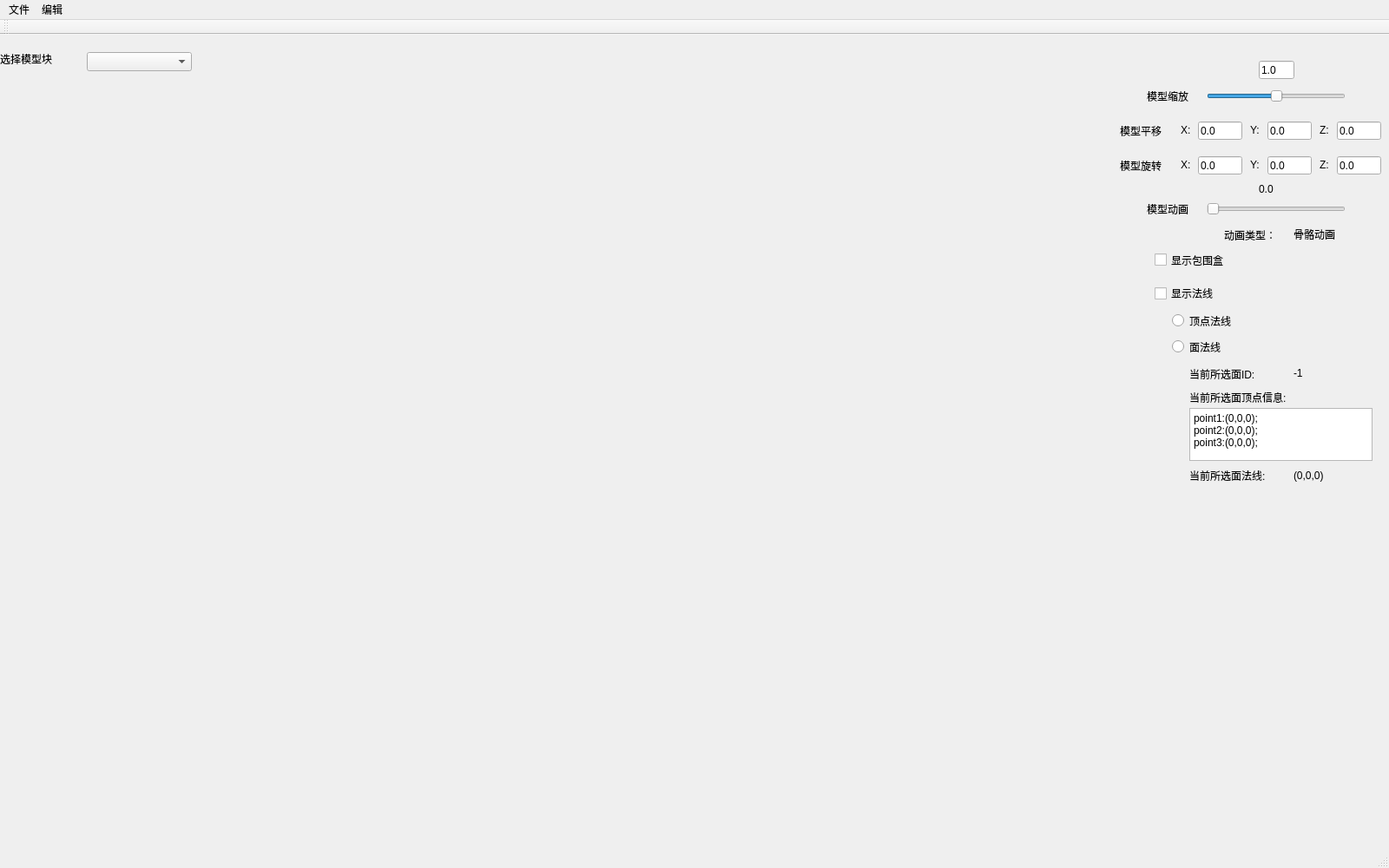
<?xml version="1.0" encoding="UTF-8"?>
<ui version="4.0">
 <class>EngineModelDesignClass</class>
 <widget class="QMainWindow" name="EngineModelDesignClass">
  <property name="geometry">
   <rect>
    <x>0</x>
    <y>0</y>
    <width>1600</width>
    <height>1000</height>
   </rect>
  </property>
  <property name="windowTitle">
   <string>EngineModelDesign</string>
  </property>
  <widget class="QWidget" name="centralWidget">
   <widget class="QComboBox" name="comboBox">
    <property name="geometry">
     <rect>
      <x>100</x>
      <y>20</y>
      <width>121</width>
      <height>22</height>
     </rect>
    </property>
   </widget>
   <widget class="QLabel" name="label">
    <property name="geometry">
     <rect>
      <x>0</x>
      <y>20</y>
      <width>91</width>
      <height>16</height>
     </rect>
    </property>
    <property name="text">
     <string>选择模型块</string>
    </property>
   </widget>
   <widget class="QSlider" name="model_scal">
    <property name="geometry">
     <rect>
      <x>1390</x>
      <y>60</y>
      <width>160</width>
      <height>22</height>
     </rect>
    </property>
    <property name="value">
     <number>50</number>
    </property>
    <property name="orientation">
     <enum>Qt::Horizontal</enum>
    </property>
   </widget>
   <widget class="QLabel" name="label_1">
    <property name="geometry">
     <rect>
      <x>1321</x>
      <y>60</y>
      <width>81</width>
      <height>21</height>
     </rect>
    </property>
    <property name="text">
     <string>模型缩放</string>
    </property>
   </widget>
   <widget class="QCheckBox" name="CheckIfBoundBox">
    <property name="geometry">
     <rect>
      <x>1330</x>
      <y>250</y>
      <width>101</width>
      <height>19</height>
     </rect>
    </property>
    <property name="text">
     <string>显示包围盒</string>
    </property>
   </widget>
   <widget class="QLabel" name="label_4">
    <property name="geometry">
     <rect>
      <x>1321</x>
      <y>190</y>
      <width>81</width>
      <height>21</height>
     </rect>
    </property>
    <property name="text">
     <string>模型动画</string>
    </property>
   </widget>
   <widget class="QSlider" name="model_animation">
    <property name="geometry">
     <rect>
      <x>1390</x>
      <y>190</y>
      <width>160</width>
      <height>22</height>
     </rect>
    </property>
    <property name="value">
     <number>0</number>
    </property>
    <property name="orientation">
     <enum>Qt::Horizontal</enum>
    </property>
   </widget>
   <widget class="QLabel" name="label_model_animation">
    <property name="geometry">
     <rect>
      <x>1450</x>
      <y>170</y>
      <width>51</width>
      <height>16</height>
     </rect>
    </property>
    <property name="text">
     <string>0.0</string>
    </property>
   </widget>
   <widget class="QRadioButton" name="show_normal_vertex">
    <property name="geometry">
     <rect>
      <x>1350</x>
      <y>320</y>
      <width>115</width>
      <height>19</height>
     </rect>
    </property>
    <property name="text">
     <string>顶点法线</string>
    </property>
   </widget>
   <widget class="QRadioButton" name="show_normal_face">
    <property name="geometry">
     <rect>
      <x>1350</x>
      <y>350</y>
      <width>115</width>
      <height>19</height>
     </rect>
    </property>
    <property name="text">
     <string>面法线</string>
    </property>
   </widget>
   <widget class="QCheckBox" name="CheckIfShowNormal">
    <property name="geometry">
     <rect>
      <x>1330</x>
      <y>290</y>
      <width>91</width>
      <height>16</height>
     </rect>
    </property>
    <property name="text">
     <string>显示法线</string>
    </property>
   </widget>
   <widget class="QLabel" name="label_now_face">
    <property name="geometry">
     <rect>
      <x>1490</x>
      <y>380</y>
      <width>81</width>
      <height>20</height>
     </rect>
    </property>
    <property name="text">
     <string>-1</string>
    </property>
   </widget>
   <widget class="QLabel" name="label_2">
    <property name="geometry">
     <rect>
      <x>1370</x>
      <y>380</y>
      <width>101</width>
      <height>21</height>
     </rect>
    </property>
    <property name="text">
     <string>当前所选面ID:</string>
    </property>
   </widget>
   <widget class="QLabel" name="label_3">
    <property name="geometry">
     <rect>
      <x>1370</x>
      <y>410</y>
      <width>151</width>
      <height>16</height>
     </rect>
    </property>
    <property name="text">
     <string>当前所选面顶点信息:</string>
    </property>
   </widget>
   <widget class="QTextBrowser" name="face_point_message">
    <property name="geometry">
     <rect>
      <x>1370</x>
      <y>430</y>
      <width>211</width>
      <height>61</height>
     </rect>
    </property>
    <property name="html">
     <string>&lt;!DOCTYPE HTML PUBLIC &quot;-//W3C//DTD HTML 4.0//EN&quot; &quot;http://www.w3.org/TR/REC-html40/strict.dtd&quot;&gt;
&lt;html&gt;&lt;head&gt;&lt;meta name=&quot;qrichtext&quot; content=&quot;1&quot; /&gt;&lt;style type=&quot;text/css&quot;&gt;
p, li { white-space: pre-wrap; }
&lt;/style&gt;&lt;/head&gt;&lt;body style=&quot; font-family:'SimSun'; font-size:9pt; font-weight:400; font-style:normal;&quot;&gt;
&lt;p style=&quot; margin-top:0px; margin-bottom:0px; margin-left:0px; margin-right:0px; -qt-block-indent:0; text-indent:0px;&quot;&gt;point1:(0,0,0);&lt;/p&gt;
&lt;p style=&quot; margin-top:0px; margin-bottom:0px; margin-left:0px; margin-right:0px; -qt-block-indent:0; text-indent:0px;&quot;&gt;point2:(0,0,0);&lt;/p&gt;
&lt;p style=&quot; margin-top:0px; margin-bottom:0px; margin-left:0px; margin-right:0px; -qt-block-indent:0; text-indent:0px;&quot;&gt;point3:(0,0,0);&lt;/p&gt;&lt;/body&gt;&lt;/html&gt;</string>
    </property>
   </widget>
   <widget class="QLabel" name="label_5">
    <property name="geometry">
     <rect>
      <x>1370</x>
      <y>500</y>
      <width>121</width>
      <height>16</height>
     </rect>
    </property>
    <property name="text">
     <string>当前所选面法线:</string>
    </property>
   </widget>
   <widget class="QLabel" name="label_face_normal">
    <property name="geometry">
     <rect>
      <x>1490</x>
      <y>500</y>
      <width>91</width>
      <height>16</height>
     </rect>
    </property>
    <property name="text">
     <string>(0,0,0)</string>
    </property>
   </widget>
   <widget class="QLabel" name="label_animation_type">
    <property name="geometry">
     <rect>
      <x>1490</x>
      <y>220</y>
      <width>61</width>
      <height>20</height>
     </rect>
    </property>
    <property name="text">
     <string>骨骼动画</string>
    </property>
   </widget>
   <widget class="QLabel" name="label_6">
    <property name="geometry">
     <rect>
      <x>1410</x>
      <y>220</y>
      <width>71</width>
      <height>21</height>
     </rect>
    </property>
    <property name="text">
     <string>动画类型：</string>
    </property>
   </widget>
   <widget class="QLabel" name="label_7">
    <property name="geometry">
     <rect>
      <x>1290</x>
      <y>100</y>
      <width>61</width>
      <height>21</height>
     </rect>
    </property>
    <property name="text">
     <string>模型平移</string>
    </property>
   </widget>
   <widget class="QLabel" name="label_8">
    <property name="geometry">
     <rect>
      <x>1290</x>
      <y>140</y>
      <width>61</width>
      <height>21</height>
     </rect>
    </property>
    <property name="text">
     <string>模型旋转</string>
    </property>
   </widget>
   <widget class="QLineEdit" name="translation_x">
    <property name="geometry">
     <rect>
      <x>1380</x>
      <y>100</y>
      <width>51</width>
      <height>21</height>
     </rect>
    </property>
    <property name="text">
     <string>0.0</string>
    </property>
   </widget>
   <widget class="QLineEdit" name="translation_y">
    <property name="geometry">
     <rect>
      <x>1460</x>
      <y>100</y>
      <width>51</width>
      <height>21</height>
     </rect>
    </property>
    <property name="text">
     <string>0.0</string>
    </property>
   </widget>
   <widget class="QLineEdit" name="translation_z">
    <property name="geometry">
     <rect>
      <x>1540</x>
      <y>100</y>
      <width>51</width>
      <height>21</height>
     </rect>
    </property>
    <property name="text">
     <string>0.0</string>
    </property>
   </widget>
   <widget class="QLabel" name="label_11">
    <property name="geometry">
     <rect>
      <x>1440</x>
      <y>100</y>
      <width>20</width>
      <height>20</height>
     </rect>
    </property>
    <property name="text">
     <string>Y:</string>
    </property>
   </widget>
   <widget class="QLabel" name="label_12">
    <property name="geometry">
     <rect>
      <x>1360</x>
      <y>100</y>
      <width>20</width>
      <height>20</height>
     </rect>
    </property>
    <property name="text">
     <string>X:</string>
    </property>
   </widget>
   <widget class="QLabel" name="label_13">
    <property name="geometry">
     <rect>
      <x>1520</x>
      <y>100</y>
      <width>20</width>
      <height>20</height>
     </rect>
    </property>
    <property name="text">
     <string>Z:</string>
    </property>
   </widget>
   <widget class="QLineEdit" name="rotation_z">
    <property name="geometry">
     <rect>
      <x>1540</x>
      <y>140</y>
      <width>51</width>
      <height>21</height>
     </rect>
    </property>
    <property name="text">
     <string>0.0</string>
    </property>
   </widget>
   <widget class="QLineEdit" name="rotation_y">
    <property name="geometry">
     <rect>
      <x>1460</x>
      <y>140</y>
      <width>51</width>
      <height>21</height>
     </rect>
    </property>
    <property name="text">
     <string>0.0</string>
    </property>
   </widget>
   <widget class="QLabel" name="label_14">
    <property name="geometry">
     <rect>
      <x>1360</x>
      <y>140</y>
      <width>20</width>
      <height>20</height>
     </rect>
    </property>
    <property name="text">
     <string>X:</string>
    </property>
   </widget>
   <widget class="QLabel" name="label_15">
    <property name="geometry">
     <rect>
      <x>1440</x>
      <y>140</y>
      <width>20</width>
      <height>20</height>
     </rect>
    </property>
    <property name="text">
     <string>Y:</string>
    </property>
   </widget>
   <widget class="QLabel" name="label_16">
    <property name="geometry">
     <rect>
      <x>1520</x>
      <y>140</y>
      <width>20</width>
      <height>20</height>
     </rect>
    </property>
    <property name="text">
     <string>Z:</string>
    </property>
   </widget>
   <widget class="QLineEdit" name="rotation_x">
    <property name="geometry">
     <rect>
      <x>1380</x>
      <y>140</y>
      <width>51</width>
      <height>21</height>
     </rect>
    </property>
    <property name="text">
     <string>0.0</string>
    </property>
   </widget>
   <widget class="QLineEdit" name="scalling">
    <property name="geometry">
     <rect>
      <x>1450</x>
      <y>30</y>
      <width>41</width>
      <height>21</height>
     </rect>
    </property>
    <property name="text">
     <string>1.0</string>
    </property>
   </widget>
  </widget>
  <widget class="QMenuBar" name="menuBar">
   <property name="geometry">
    <rect>
     <x>0</x>
     <y>0</y>
     <width>1600</width>
     <height>26</height>
    </rect>
   </property>
   <widget class="QMenu" name="menu_file">
    <property name="title">
     <string>文件</string>
    </property>
    <addaction name="actionopen"/>
    <addaction name="actionsave"/>
    <addaction name="actionexportanimation"/>
   </widget>
   <widget class="QMenu" name="menu_edit">
    <property name="title">
     <string>编辑</string>
    </property>
    <addaction name="actionadd_metallic"/>
    <addaction name="actionadd_roughness"/>
    <addaction name="actionadd_ao"/>
   </widget>
   <addaction name="menu_file"/>
   <addaction name="menu_edit"/>
  </widget>
  <widget class="QToolBar" name="mainToolBar">
   <attribute name="toolBarArea">
    <enum>TopToolBarArea</enum>
   </attribute>
   <attribute name="toolBarBreak">
    <bool>false</bool>
   </attribute>
  </widget>
  <widget class="QStatusBar" name="statusBar"/>
  <action name="actionopen">
   <property name="text">
    <string>打开文件</string>
   </property>
  </action>
  <action name="actionsave">
   <property name="text">
    <string>导出模型</string>
   </property>
  </action>
  <action name="actionexportanimation">
   <property name="text">
    <string>导出动画</string>
   </property>
  </action>
  <action name="actionadd_metallic">
   <property name="text">
    <string>导入金属度到当前模型块</string>
   </property>
  </action>
  <action name="actionadd_roughness">
   <property name="text">
    <string>导入粗糙度到当前模型块</string>
   </property>
  </action>
  <action name="actionadd_ao">
   <property name="text">
    <string>导入ao贴图到当前模型块</string>
   </property>
  </action>
 </widget>
 <layoutdefault spacing="6" margin="11"/>
 <resources>
  <include location="EngineModelDesign.qrc"/>
 </resources>
 <connections>
  <connection>
   <sender>model_scal</sender>
   <signal>valueChanged(int)</signal>
   <receiver>EngineModelDesignClass</receiver>
   <slot>ModelSizeChange(int)</slot>
   <hints>
    <hint type="sourcelabel">
     <x>1469</x>
     <y>107</y>
    </hint>
    <hint type="destinationlabel">
     <x>1120</x>
     <y>129</y>
    </hint>
   </hints>
  </connection>
  <connection>
   <sender>scalling</sender>
   <signal>editingFinished()</signal>
   <receiver>EngineModelDesignClass</receiver>
   <slot>ModelSIzeComplete()</slot>
   <hints>
    <hint type="sourcelabel">
     <x>1454</x>
     <y>81</y>
    </hint>
    <hint type="destinationlabel">
     <x>1175</x>
     <y>66</y>
    </hint>
   </hints>
  </connection>
  <connection>
   <sender>translation_x</sender>
   <signal>editingFinished()</signal>
   <receiver>EngineModelDesignClass</receiver>
   <slot>ModelPositionChange()</slot>
   <hints>
    <hint type="sourcelabel">
     <x>1404</x>
     <y>155</y>
    </hint>
    <hint type="destinationlabel">
     <x>1114</x>
     <y>172</y>
    </hint>
   </hints>
  </connection>
  <connection>
   <sender>translation_y</sender>
   <signal>editingFinished()</signal>
   <receiver>EngineModelDesignClass</receiver>
   <slot>ModelPositionChange()</slot>
   <hints>
    <hint type="sourcelabel">
     <x>1497</x>
     <y>148</y>
    </hint>
    <hint type="destinationlabel">
     <x>902</x>
     <y>152</y>
    </hint>
   </hints>
  </connection>
  <connection>
   <sender>translation_z</sender>
   <signal>editingFinished()</signal>
   <receiver>EngineModelDesignClass</receiver>
   <slot>ModelPositionChange()</slot>
   <hints>
    <hint type="sourcelabel">
     <x>1569</x>
     <y>145</y>
    </hint>
    <hint type="destinationlabel">
     <x>752</x>
     <y>194</y>
    </hint>
   </hints>
  </connection>
  <connection>
   <sender>rotation_x</sender>
   <signal>editingFinished()</signal>
   <receiver>EngineModelDesignClass</receiver>
   <slot>ModelRotationChange()</slot>
   <hints>
    <hint type="sourcelabel">
     <x>1404</x>
     <y>190</y>
    </hint>
    <hint type="destinationlabel">
     <x>1120</x>
     <y>221</y>
    </hint>
   </hints>
  </connection>
  <connection>
   <sender>rotation_y</sender>
   <signal>editingFinished()</signal>
   <receiver>EngineModelDesignClass</receiver>
   <slot>ModelRotationChange()</slot>
   <hints>
    <hint type="sourcelabel">
     <x>1490</x>
     <y>190</y>
    </hint>
    <hint type="destinationlabel">
     <x>859</x>
     <y>222</y>
    </hint>
   </hints>
  </connection>
  <connection>
   <sender>rotation_z</sender>
   <signal>editingFinished()</signal>
   <receiver>EngineModelDesignClass</receiver>
   <slot>ModelRotationChange()</slot>
   <hints>
    <hint type="sourcelabel">
     <x>1584</x>
     <y>190</y>
    </hint>
    <hint type="destinationlabel">
     <x>908</x>
     <y>244</y>
    </hint>
   </hints>
  </connection>
 </connections>
 <slots>
  <slot>ModelSizeChange(int)</slot>
  <slot>ModelSIzeComplete()</slot>
  <slot>ModelPositionChange()</slot>
  <slot>ModelRotationChange()</slot>
 </slots>
</ui>
